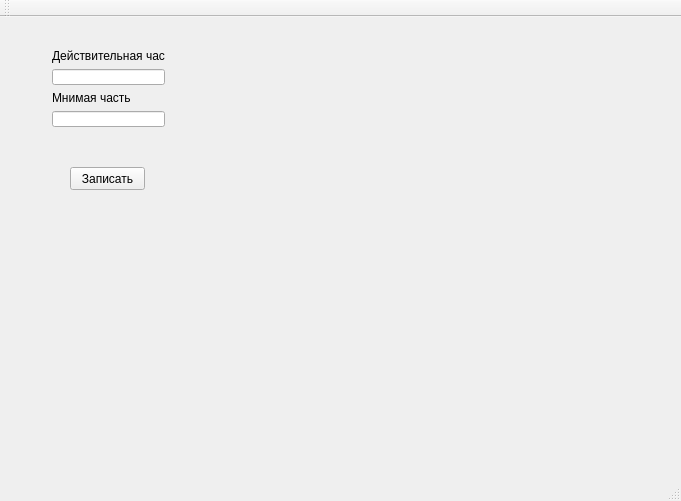
<?xml version="1.0" encoding="UTF-8"?>
<ui version="4.0">
 <class>MainWindow</class>
 <widget class="QMainWindow" name="MainWindow">
  <property name="geometry">
   <rect>
    <x>0</x>
    <y>0</y>
    <width>681</width>
    <height>501</height>
   </rect>
  </property>
  <property name="windowTitle">
   <string>MainWindow</string>
  </property>
  <widget class="QWidget" name="centralWidget">
   <widget class="QPushButton" name="pushButton">
    <property name="geometry">
     <rect>
      <x>70</x>
      <y>150</y>
      <width>75</width>
      <height>23</height>
     </rect>
    </property>
    <property name="text">
     <string>Записать</string>
    </property>
   </widget>
   <widget class="QWidget" name="">
    <property name="geometry">
     <rect>
      <x>41</x>
      <y>21</y>
      <width>135</width>
      <height>101</height>
     </rect>
    </property>
    <layout class="QGridLayout" name="gridLayout">
     <item row="0" column="0">
      <widget class="QLabel" name="label">
       <property name="text">
        <string>Действительная часть</string>
       </property>
      </widget>
     </item>
     <item row="1" column="0">
      <widget class="QLineEdit" name="lineEditReal"/>
     </item>
     <item row="2" column="0">
      <widget class="QLabel" name="label_2">
       <property name="text">
        <string>Мнимая часть</string>
       </property>
      </widget>
     </item>
     <item row="3" column="0">
      <widget class="QLineEdit" name="lineEditImaginary"/>
     </item>
    </layout>
   </widget>
  </widget>
  <widget class="QMenuBar" name="menuBar">
   <property name="geometry">
    <rect>
     <x>0</x>
     <y>0</y>
     <width>681</width>
     <height>21</height>
    </rect>
   </property>
  </widget>
  <widget class="QToolBar" name="mainToolBar">
   <attribute name="toolBarArea">
    <enum>TopToolBarArea</enum>
   </attribute>
   <attribute name="toolBarBreak">
    <bool>false</bool>
   </attribute>
  </widget>
  <widget class="QStatusBar" name="statusBar"/>
 </widget>
 <layoutdefault spacing="6" margin="11"/>
 <resources/>
 <connections>
  <connection>
   <sender>pushButton</sender>
   <signal>clicked()</signal>
   <receiver>MainWindow</receiver>
   <slot>Complex()</slot>
   <hints>
    <hint type="sourcelabel">
     <x>100</x>
     <y>195</y>
    </hint>
    <hint type="destinationlabel">
     <x>188</x>
     <y>218</y>
    </hint>
   </hints>
  </connection>
 </connections>
 <slots>
  <slot>Complex()</slot>
 </slots>
</ui>
